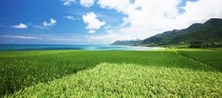
%> input picture data/Iclass/下載.jpg, 222 x 98 px, shrunk from 338 x 149 before the run
$ octave Ex_QuadTree2.m   (GNU Octave 9; MATLAB toolbox functions it lacks are replaced by stand-ins)
%> lines starting %> are read from the running program, lines starting %| are printed output that depends on the picture; in (x1, y1, x2, y2) boxes, pixels count from 0 and x2, y2 are one past the last pixel; in counts of white or black regions, pixels touching at a corner belong together; the program's own positions count from 1
### rgb2hsi.m
function hsi = rgb2hsi(rgb)
%RGB2HSI Converts an RGB image to HSI.

rgb = im2double(rgb);
r = rgb(:, :, 1);
g = rgb(:, :, 2);
b = rgb(:, :, 3);


num = 0.5*((r - g) + (r - b));
den = sqrt((r - g).^2 + (r - b).*(g - b));
theta = acos(num./(den + eps));

H = theta;
H(b > g) = 2*pi - H(b > g);
H = H/(2*pi);

num = min(min(r, g), b);
den = r + g + b;
den(den == 0) = eps;
S = 1 - 3.* num./den;

H(S == 0) = 0;

I = (r + g + b)/3;

% Combine all three results into an hsi image.
hsi = cat(3, H, S, I);

### do_SeparationTree.m
function [ separation_tree ] = do_SeparationTree( photo )
%   輸入  photo  待分割的圖形
%   輸出  separation_tree  存放四分數的編碼(如功能)
%         relate
%   功能：
%       100 進入下一層
%       0~3 可繼續分割
%       10~13 不可分割必須塗黑

    array_range=size(photo);
    separation_tree=100;
%     左上角第0區塊
    for i=1:floor(array_range(1)/2)
        for j=1:floor(array_range(2)/2)
            reg(i,j)=photo(i,j);
        end
    end
    try
        dec=decide_continue(reg);
        if (dec==1)
            separation_tree=[separation_tree,0,do_SeparationTree( reg )];
        elseif (dec==0)
            separation_tree=[separation_tree,10];
        else
            separation_tree=[separation_tree,-1];
        end
    catch
        separation_tree=[separation_tree,10];
    end

%     右上角第1區塊
    ni=1; nj=1;
    for i=1:floor(array_range(1)/2)
        for j=floor(array_range(2)/2)+1:array_range(2)
            reg(ni,nj)=photo(i,j);
            nj=nj+1;
        end
        ni=ni+1; nj=1;
    end
    try
        dec=decide_continue(reg);
        if (dec==1)
            separation_tree=[separation_tree,1,do_SeparationTree( reg )];
        elseif (dec==0)
            separation_tree=[separation_tree,11];
        else
            separation_tree=[separation_tree,-1];
        end
    catch
        separation_tree=[separation_tree,11];
    end

    %     左下角第2區塊
    ni=1; nj=1;
    for i=floor(array_range(1)/2)+1:array_range(1)
        for j=1:floor(array_range(2)/2)
            reg(ni,nj)=photo(i,j);
            nj=nj+1;
        end
        ni=ni+1; nj=1;
    end
    try
        dec=decide_continue(reg);
        if (dec==1)
            separation_tree=[separation_tree,2,do_SeparationTree( reg )];
        elseif (dec==0)
            separation_tree=[separation_tree,12];
        else
            separation_tree=[separation_tree,-1];
        end
    catch
        separation_tree=[separation_tree,12];
    end


%     右下角第3區塊
    ni=1; nj=1;
    for i=floor(array_range(1)/2)+1:array_range(1)
        for j=floor(array_range(2)/2)+1:array_range(2)
            reg(ni,nj)=photo(i,j);
            nj=nj+1;
        end
        ni=ni+1; nj=1;
    end
    try
        dec=decide_continue(reg);
        if (dec==1)
            separation_tree=[separation_tree,3,do_SeparationTree( reg )];
        elseif (dec==0)
            separation_tree=[separation_tree,13];
        else
            separation_tree=[separation_tree,-1];
        end
    catch
        separation_tree=[separation_tree,13];
    end

end

### decide_continue.m
function [ again ] = decide_continue( gray )
%   輸入：eight_connected 待分割區塊的分群類別狀況
%   輸出：again 決定待分割區塊是否切割與紀錄方式
%         again=1 繼續切割
%         again=0 停止切割並塗黑紀錄
%         again=-1 停止切割並記錄空值

    array_range=size(gray);
    mean = 0;
    b=0;
    c=0;
   for i=1:(array_range(1))
        for j=1:(array_range(2))
            mean= mean+gray(i,j)/((array_range(1))*(array_range(2)));

        end
   end
   for i=1:(array_range(1))
        for j=1:(array_range(2))
           if gray(i,j)> mean
               c=c+1;
           else
               b=b+1;
           end

        end
   end
   if (1/3 > (b/(b+c))) || ((c/(b+c)) > 1/3)
       if (array_range(1)>10) && (array_range(2)>10)
           again = 1 ;
       else
           again = 0;
       end
   else
       again = 0 ;
   end
end

### found_QuadtreeCode.m
function [ QuadtreeCode ] = found_QuadtreeCode( separation_tree )
%UNTITLED Summary of this function goes here
%   Detailed explanation goes here

% node=[節點旗標,使用次數,跳躍距離]
    string_size=size(separation_tree);
    QuadtreeCode=-1;

    for i=1:string_size(2)
        if separation_tree(i)==100
            try
                node=[node;i,0,1];
            catch
                node=[i,0,1];
            end
        end
    end


    node_array=size(node);
    n=1;
%         如果接收到的是空值，跳過
%         如果接收到的值是樹葉，加入QuadtreeCode
%         flag<i且node(flag)小於5的將separation_tree(node(flag))依序加入QuadtreeCode陣列
%         最接近i的node(flag)++
    for i=1:string_size(2)
        if separation_tree(i)==-1 %是空的區塊
            for c=1:node_array(1)
                if node(c,1)<i
                    n=c;
                end
            end
            [node,separation_tree]=draw_null( node,n,separation_tree );
            continue;
        end
        if ~(10<=separation_tree(i) && separation_tree(i)<=13) || separation_tree(i)==-2 %不是樹葉(10 11 12 13)或節點已經走完四個枝葉
            continue;
        end
        for n=1:node_array(1)   %該節點是樹葉，並記錄路程
            break_next=0;
            if node(n,2)>3%該節點有沒有跟超過4個節點
                continue;
            end
            if node(n,1)+node(n,3)>=i  %找超過樹葉的節點
                QuadtreeCode=[QuadtreeCode,mod(separation_tree(i),10),-1];
                node(n,2)=node(n,2)+1;
                Cn=n;
                if node(Cn,2)>=4
                    [node,separation_tree]=end_node(node,n,separation_tree);
                end
                break;
            end
            while ~(0<=separation_tree(node(n,1)+node(n,3)) && separation_tree(node(n,1)+node(n,3))<=3)    %該節點不能走(不是0 1 2 3)
                node(n,3)=node(n,3)+1;
                if node(n,1)+node(n,3)>=i  %找超過樹葉的節點
                    QuadtreeCode=[QuadtreeCode,mod(separation_tree(i),10),-1];
                    node(n,2)=node(n,2)+1;
                    break_next=1;
                    Cn=n;
                    if node(Cn,2)>=4
                        [node,separation_tree]=end_node(node,n,separation_tree);
                    end
                    break;
                end
            end
            if break_next==1
                break;
            end
            if node(n,1)+node(n,3)>=i  %找超過樹葉的節點
                QuadtreeCode=[QuadtreeCode,mod(separation_tree(i),10),-1];
            end
            QuadtreeCode=[QuadtreeCode,separation_tree(node(n,1)+node(n,3))];
        end
    end

end

### draw_QuadTree.m
function [ Tree ] = draw_QuadTree(bin_photo,separation_tree)
%UNTITLED Summary of this function goes here
%   Detailed explanation goes here
    array_size=size(bin_photo);
    treecode_size=size(separation_tree);
    Tree(array_size(1),array_size(2))=255;

    for i=1:array_size(1)
        for j=1:array_size(2)
            Tree(i,j)=bin_photo(i,j);
        end
    end

    for i=1:treecode_size(2)
        if separation_tree(i)==-1
            try
                for ci=hx:tx
                    for cj=hy:ty
                        if ci==hx || ci==tx || cj==hy || cj==ty
%                             킻퐑
                            Tree(ci,cj)=0;
                            reg(ci,cj)=bin_photo(ci,cj);
                        end
                    end
                end
                hx=1;   hy=1;
                tx=array_size(1);   ty=array_size(2);
            catch
                hx=1;   hy=1;
                tx=array_size(1);   ty=array_size(2);
            end
        elseif separation_tree(i)==0
            tx=floor((hx+tx)/2);
            ty=floor((hy+ty)/2);
        elseif separation_tree(i)==1
            tx=floor((hx+tx)/2);
            hy=floor((hy+ty)/2);
        elseif separation_tree(i)==2
            hx=floor((hx+tx)/2);
            ty=floor((hy+ty)/2);
        else
            hx=floor((hx+tx)/2);
            hy=floor((hy+ty)/2);
        end
    end
end

### show_photo.m
function page=show_photo(photo,page)
% 輸入 page 下一張的圖片編號
% 輸出 photo 要輸出的圖片
   % page 當前要輸出的圖片編號

    figure(page);   %給定輸出圖的編號
    imshow(photo);  %顯示圖片
    page=page+1;    %設定下一張圖片編號
end

### Ex_QuadTree2.m
clc;clear;
page=1;
% ============================讀入圖片並顯示彩圖===========================
file='\Iclass\grouped\';
name='2-2.bmp';
photo=imread('.\data\Iclass\下載.jpg');  %讀入圖片的相關資訊 K=imfinfo('test.jpg');
%> photo is the input picture: size 98x222x3 uint8; mean R, G, B 122.8, 155.7, 126.5
hsi=rgb2hsi(photo);
%> in rgb2hsi, `H(S == 0) = 0;`:
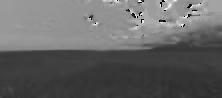
%> H: size 98x222 double; min 0, max 0.961, mean 0.394
%> in rgb2hsi, `hsi = cat(3, H, S, I);`:
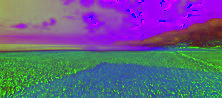
%> hsi: size 98x222x3 double; mean R, G, B 0.394, 0.374, 0.529
gray=double(hsi(:,:,3));
page = show_photo((gray),page);
%> page = 2
photosize=size(gray);
%> photosize = [98 222]

% ============================將分群結果依序求出四分數======================
%     四分樹中序 do_SeparationTree
    separation_tree=do_SeparationTree(gray);
%> after the loop in decide_continue, `for i=1:(array_range(1))`: mean = 0.605
%> after the loop in decide_continue, `for i=1:(array_range(1))`: b = 3034; c = 2405
%> in do_SeparationTree, `dec=decide_continue(reg);`: dec = 1
%> after the loop in do_SeparationTree, `for i=1:floor(array_range(1)/2)`:
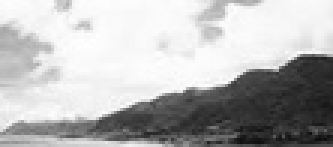
%> reg: size 49x111 double (shown 3 times larger); min 0.051, max 1, mean 0.711
%> after the loop in do_SeparationTree, `for i=floor(array_range(1)/2)+1:array_range(1)`:
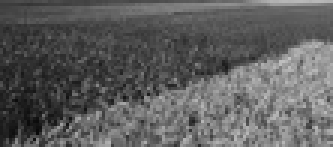
%> reg: size 49x111 double (shown 3 times larger); min 0.0392, max 0.762, mean 0.37
%     四分樹編碼 found_QuadtreeCode
    QuadtreeCode=found_QuadtreeCode(separation_tree);

    Tree=draw_QuadTree(gray,QuadtreeCode);
%> in draw_QuadTree, `Tree(array_size(1),array_size(2))=255;`:
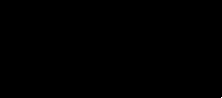
%> Tree: size 98x222 double; 0% white in thin lines or dots, all inside (x1, y1, x2, y2) = (221, 97, 222, 98)
%> after the loop in draw_QuadTree, `for i=1:treecode_size(2)`:
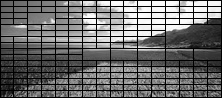
%> Tree: size 98x222 double; min 0, max 1, mean 0.412
%> after the loop in draw_QuadTree, `for i=1:treecode_size(2)`:
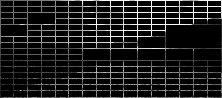
%> reg: size 98x222 double; min 0, max 0.999, mean 0.118
    page = show_photo((Tree),page);
